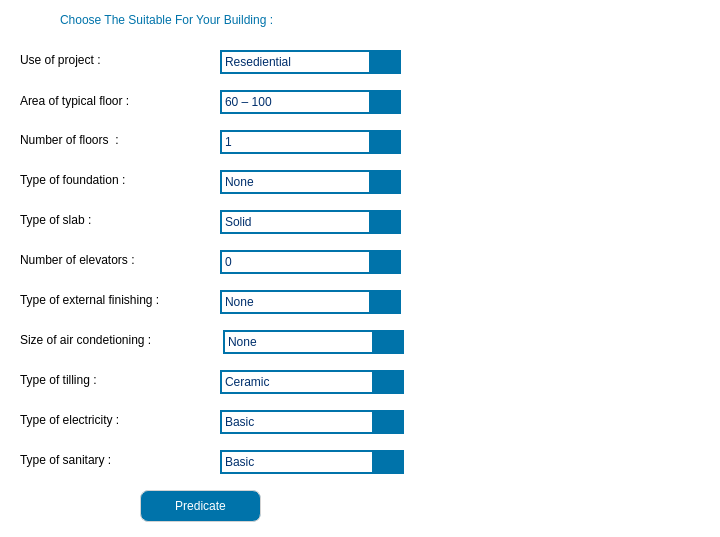
<?xml version="1.0" encoding="UTF-8"?>
<ui version="4.0">
 <class>Form</class>
 <widget class="QWidget" name="Form">
  <property name="geometry">
   <rect>
    <x>0</x>
    <y>0</y>
    <width>720</width>
    <height>537</height>
   </rect>
  </property>
  <property name="windowTitle">
   <string>Cost estimation for building construction </string>
  </property>
  <property name="styleSheet">
   <string notr="true">/*  ---------------------------- ALL OTHERS WIDGETS ---------------------------- */
*{

selection-background-color: rgb(67, 128, 179);
selection-color: rgb(255, 255, 255);
}

/*  ---------------------------- MAIN WINDOW, WIDGET ---------------------------- */
QMainWindow,QWidget
{
background-color: rgb(255, 255, 255);
color:rgb(0,0,0);

}
QMainWindow{
background-image: url(:/dark_blue/img/building.png);

}
/*  ---------------------------- MENU BAR ---------------------------- */
QMenuBar
{
color:rgb(120,120,120);
background:rgb(230,230,230);
}
QMenuBar::item:selected
{
color:rgb(100,100,100);
background:rgb(200,200,200);
}
/*...lable...*/
QLabel{
background-color: rgb(255, 255, 255);
}
/*  ---------------------------- CONTEXT MENU ---------------------------- */
QMenu
{
color:rgb(90,90,90);
background:rgb(230,230,230);
padding: 3;
}
QMenu::item:selected
{
color:rgb(90,90,90);
background:rgb(200,200,200);
}
QMenu::separator {
background:rgb(200,200,200);
height:1px;
}


/*  ---------------------------- Q TAB BAR ---------------------------- */
QTabBar::tab {
color:rgb(150,150,150);
background:rgb(240,240,240);
height:30;
width:80;
border: rgb(240,240,240);
border-width: 0 0 2px 0;
padding-left:10;
}

QTabBar::tab:selected {
background:white;
color:rgb(100,100,100);
border: solid rgb(0,150,255);
border-width: 0 0 5px 0;
}
QTableWidget QTableCornerButton::section {
background-color: rgb(255, 255, 255);
}
/*-----------------------------------------------------------------
------------------------------ LINE_EDIT --------------------------
------------------------------ TEXT BROWSER -----------------------
------------------------------ TEXT_EDIT---------------------------
------------------------------ PLAIN_TEXT -------------------------
------------------------------------------------------------------- */
QLineEdit,QTextBrowser,QTextEdit,QPlainTextEdit
{
color:rgb(20,20,20);
background-color:white;
border: solid lightgrey;
border-width: 0 0 2px 0;
border-bottom-left-radius: 5;
border-bottom-right-radius: 5;
}

QLineEdit:disabled
{
color:rgb(160, 150, 150);
background-color:rgb(255, 240, 240);
border: solid rgb(253, 14, 14);
border-width: 0 0 2px 0;
border-bottom-left-radius: 5;
border-bottom-right-radius: 5;
}

/*  ---------------------------- COMBO BOX ----------------------------*/
QComboBox
{
font: 75 italic 10pt &quot;Arial&quot;;
color:#002f6c;
background-color:4f83cc;
min-width: 9px;
padding: 1px 0px 1px 3px;
border: 2px solid rgb(0,115,170);

}

QComboBox:hover
{
color:#002f6c;
background-color: white;
}

QComboBox:selected
{
color:rgb(0,115,170);
selection-background-color: rgb(255, 255, 255);
}

QComboBox::drop-down
{
width: 30px;
	color: rgb(0, 0, 0);
background-color:rgb(0,115,170);
}

QComboBox::down-arrow
{
color: rgb(0, 0, 0);
image: url(:/dark_blue/img/branch_open.png);
width: 14px;
height: 14px;
}


/* -------------------------------- CHECK BOX ----------------------------------------- */
QCheckBox
{
background: rgb(255, 255, 255);
color:rgb(25, 29, 32);
padding: 6;
}
/* ----------------------------  TOOL BOX  ----------------------------  */
QToolBox::tab
{
color:darkgrey;
background:lightgrey;
}
QToolBox::tab::selected
{
color:grey;
background:rgb(250, 250,250);
}
QToolBox::tab::hover
{
color:white;
background:rgb(0,115,170);
}
/*  ---------------------------- PROGRESS BAR ---------------------------- */
QProgressBar {
color:grey;
text-align: center;
font-size:13px;
}
QProgressBar::chunk {
background:rgb(0, 193, 50);
}
/*  ---------------------------- PUSHBUTTON ---------------------------- */
QPushButton
{
border: 1px solid lightgrey;
color:white;
background:rgb(0,115,170);
min-height:30;
min-width: 50;
}
QPushButton:hover
{
border: 1px solid lightgrey;
color:white;
background:rgb(0, 120, 210);
}

QPushButton:pressed
{
border: 1px solid lightgrey;
color:white;
background:rgb(0, 53, 100);
}
/*  ----------------------------  LCD NUMBER ---------------------------- */
QLCDNumber
{
color:rgb(0,115,170);
border:2 solid rgb(100,100,100);
}
/*  ---------------------------- TABLE_LIST_TABLE ---------------------------- */
QTableView,
QTableWidget
{
alternate-background-color: rgb(240, 250, 255);
}
QTreeView
{
background: rgb(250,250,250);
color: rgb(180,180,180);
}
QTableView::item:selected, 
QListView::item:selected,
QTableView::item:hover, 
QListView::item:hover, 
QTreeView::item:hover
{
background:rgb(0,115,170);
color:rgb(250,250,250);
}
QTableView::item, 
QListView::item, 
QTreeView::item
{
color:rgb(100,100,100);
}
QTreeView::item:selected,QListView::item:selected,QTableView::item:selected
{
color:rgb(37, 62, 71);
background:rgb(209, 241, 252);
}
/* QTreeView::item:has-children
{
background-color: rgb(0, 78, 134);
color: white;
border-bottom: 2px solid qlineargradient(spread:pad, x1:1, y1:0.5, x2:0, y2:0.5, stop:0 rgba(255, 255, 255, 0), stop:0.5 rgba(0, 150, 255, 255), stop:1 rgba(255, 255, 255, 0));
}
*/
/*  ---------------------------- HEADER VIEW ---------------------------- */
QHeaderView::section
{
color:rgb(133, 133, 133);
background:white;
border:transparent;
text-align:center;
padding:1;
}
/* ------------------------------- CALENDAR -------------------------------------------------- */
QCalendarView
{
color: rgb(20,20,20);
background-color: rgb(240,240,240);
alternate-background-color: rgb(0,115,170);
selection-background-color: white;
selection-color: black;
}
QAbstractItemView
{
color:rgb(200,200,200);
}


/* ---------------------------------------- SLIDER HORIZONTAL ----------------------------------------------- */


QSlider::groove:horizontal,QSlider::add-page:horizontal
{
background: rgb(255, 255, 255);
height: 27px;
}
QSlider::sub-page:horizontal {
height: 10px;
background: rgb(0,115,170);
}
QSlider::handle:horizontal {
margin-right: -10px;
margin-left: -10px;
background: rgb(0,115,170);
}
QSlider::handle:horizontal:hover {
background:rgb(0,115,170);
}

/* --------------------------------  VERTICAL SLIDER --------------------------------------------------------------  */

QSlider::handle
{
border-radius: 3px;
}

QSlider::groove:vertical,QSlider::add-page:vertical,QSlider::sub-page:vertical
{
width: 20px;
background: rgb(255, 255, 255);
}

QSlider::handle:vertical {
margin-top: -10px;
margin-bottom: -10px;
background: rgb(0,115,170);
}
QSlider::handle:vertical:hover {
background: rgb(0,115,170);
}

/* --------------------------------- SCROLLBAR HORIZONTAL --------------------------------------  */

QScrollBar::groove:horizontal{
background: white;
height: 17px;
}
QScrollBar::sub-page:horizontal,QScrollBar::add-page:horizontal  {
height: 10px;
background: rgb(255, 255, 255);
}
QScrollBar::handle:horizontal {
margin-right: -5px;
background: rgb(0,115,170);
}
QScrollBar::handle:horizontal:hover {
background: rgb(0,115,170);
}

/* --------------------------------------- SCROLLBAR VERTICAL ----------------------------------------------  */

/* SCROLLBAR */
QScrollBar:vertical {
background: white;
width: 15px;
margin: 22px 0 22px 0;
}
/* HANDLE*/
QScrollBar::handle:vertical {
background: rgb(0,115,170);
min-height: 20px;
}

/* UP ARROW */
QScrollBar::up-arrow:vertical {
image: url(assets/UI/Icons/interface_icons/arrow_up.png);
width: 10px;
height: 10px;
}
/* DOWN ARROW */
QScrollBar::down-arrow:vertical {
image: url(assets/UI/Icons/interface_icons/arrow_down.png);
width: 10px;
height: 10px;
}
/* UP BUTTON */
QScrollBar::sub-line:vertical {
background: rgb(0,115,170);
height: 20px;
subcontrol-position: top;
subcontrol-origin: margin;
}
/* DOWN BUTTON */
QScrollBar::add-line:vertical {
background: rgb(0,115,170);
height: 20px;
subcontrol-position: bottom;
subcontrol-origin: margin;
}
/* SUBPAGES - ADDPAGE */
QScrollBar::add-page:vertical, QScrollBar::sub-page:vertical {
background: none;
}
/* ---------------------------------- Q TOOL BAR -------------------------------------------------------- */
/* TOOLBAR REGION */
QToolBar {
background: rgb(35,40,45);
spacing: 20;

}
/* SEPARATOR */
QToolBar:separator
{
background: rgb(80, 80, 80);
height: 2;
}
/* QToolBar QToolButton { 
    width: 100px;
} */
/* -----------------------------------------------Q TOOL BUTTON------------------------------------------- */
/* BUTTON */
QToolButton
{
color: rgb(255, 255, 255);
background:rgb(35,40,45);
}

QToolButton:hover,QToolButton:pressed
{
background-color: rgb(64, 73, 82);
}

QMessageBox QLabel
{
color: red;
}</string>
  </property>
  <widget class="QLabel" name="label_2">
   <property name="geometry">
    <rect>
     <x>60</x>
     <y>10</y>
     <width>311</width>
     <height>20</height>
    </rect>
   </property>
   <property name="styleSheet">
    <string notr="true">font: 75 italic 12pt &quot;Century Schoolbook&quot;;
background-colorr: rgb(255, 255, 255);
color:rgb(0,115,170);
</string>
   </property>
   <property name="text">
    <string>Choose The Suitable For Your Building :</string>
   </property>
  </widget>
  <widget class="QPushButton" name="button">
   <property name="geometry">
    <rect>
     <x>140</x>
     <y>490</y>
     <width>121</width>
     <height>32</height>
    </rect>
   </property>
   <property name="styleSheet">
    <string notr="true">font: 75 12pt &quot;Arial&quot;;
border-radius:8px;</string>
   </property>
   <property name="text">
    <string>Predicate</string>
   </property>
  </widget>
  <widget class="QLabel" name="label_13">
   <property name="geometry">
    <rect>
     <x>20</x>
     <y>50</y>
     <width>101</width>
     <height>20</height>
    </rect>
   </property>
   <property name="styleSheet">
    <string notr="true">font: 12pt &quot;Modern No. 20&quot;;
color: rgb(0, 0, 0);

</string>
   </property>
   <property name="text">
    <string>Use of project :</string>
   </property>
  </widget>
  <widget class="QLabel" name="label">
   <property name="geometry">
    <rect>
     <x>20</x>
     <y>90</y>
     <width>141</width>
     <height>21</height>
    </rect>
   </property>
   <property name="styleSheet">
    <string notr="true">font: 12pt &quot;Modern No. 20&quot;;
color: rgb(0, 0, 0);
</string>
   </property>
   <property name="text">
    <string>Area of typical floor :</string>
   </property>
  </widget>
  <widget class="QLabel" name="label_4">
   <property name="geometry">
    <rect>
     <x>20</x>
     <y>130</y>
     <width>131</width>
     <height>20</height>
    </rect>
   </property>
   <property name="styleSheet">
    <string notr="true">font: 12pt &quot;Modern No. 20&quot;;

color: rgb(0, 0, 0);</string>
   </property>
   <property name="text">
    <string>Number of floors  :</string>
   </property>
  </widget>
  <widget class="QLabel" name="label_5">
   <property name="geometry">
    <rect>
     <x>20</x>
     <y>170</y>
     <width>141</width>
     <height>20</height>
    </rect>
   </property>
   <property name="styleSheet">
    <string notr="true">font: 12pt &quot;Modern No. 20&quot;;

</string>
   </property>
   <property name="text">
    <string>Type of foundation :</string>
   </property>
  </widget>
  <widget class="QLabel" name="label_6">
   <property name="geometry">
    <rect>
     <x>20</x>
     <y>210</y>
     <width>91</width>
     <height>20</height>
    </rect>
   </property>
   <property name="styleSheet">
    <string notr="true">font: 12pt &quot;Modern No. 20&quot;;

</string>
   </property>
   <property name="text">
    <string>Type of slab :</string>
   </property>
  </widget>
  <widget class="QLabel" name="label_7">
   <property name="geometry">
    <rect>
     <x>20</x>
     <y>250</y>
     <width>141</width>
     <height>20</height>
    </rect>
   </property>
   <property name="styleSheet">
    <string notr="true">font: 12pt &quot;Modern No. 20&quot;;

</string>
   </property>
   <property name="text">
    <string>Number of elevators :</string>
   </property>
  </widget>
  <widget class="QLabel" name="label_8">
   <property name="geometry">
    <rect>
     <x>20</x>
     <y>290</y>
     <width>191</width>
     <height>20</height>
    </rect>
   </property>
   <property name="styleSheet">
    <string notr="true">font: 12pt &quot;Modern No. 20&quot;;
background-color:4f83cc;
</string>
   </property>
   <property name="text">
    <string>Type of external finishing :</string>
   </property>
  </widget>
  <widget class="QLabel" name="label_9">
   <property name="geometry">
    <rect>
     <x>20</x>
     <y>330</y>
     <width>171</width>
     <height>20</height>
    </rect>
   </property>
   <property name="styleSheet">
    <string notr="true">font: 12pt &quot;Modern No. 20&quot;;

</string>
   </property>
   <property name="text">
    <string>Size of air condetioning :</string>
   </property>
  </widget>
  <widget class="QLabel" name="label_10">
   <property name="geometry">
    <rect>
     <x>20</x>
     <y>370</y>
     <width>111</width>
     <height>20</height>
    </rect>
   </property>
   <property name="styleSheet">
    <string notr="true">font: 12pt &quot;Modern No. 20&quot;;


</string>
   </property>
   <property name="text">
    <string>Type of tilling :</string>
   </property>
  </widget>
  <widget class="QLabel" name="label_11">
   <property name="geometry">
    <rect>
     <x>20</x>
     <y>410</y>
     <width>131</width>
     <height>20</height>
    </rect>
   </property>
   <property name="styleSheet">
    <string notr="true">font: 12pt &quot;Modern No. 20&quot;;

</string>
   </property>
   <property name="text">
    <string>Type of electricity :</string>
   </property>
  </widget>
  <widget class="QLabel" name="label_12">
   <property name="geometry">
    <rect>
     <x>20</x>
     <y>450</y>
     <width>121</width>
     <height>20</height>
    </rect>
   </property>
   <property name="styleSheet">
    <string notr="true">font: 12pt &quot;Modern No. 20&quot;;

</string>
   </property>
   <property name="text">
    <string>Type of sanitary :</string>
   </property>
  </widget>
  <widget class="QComboBox" name="com1">
   <property name="geometry">
    <rect>
     <x>220</x>
     <y>50</y>
     <width>181</width>
     <height>24</height>
    </rect>
   </property>
   <item>
    <property name="text">
     <string>Resediential</string>
    </property>
   </item>
   <item>
    <property name="text">
     <string>Schools</string>
    </property>
   </item>
   <item>
    <property name="text">
     <string>School extension</string>
    </property>
   </item>
  </widget>
  <widget class="QComboBox" name="com2">
   <property name="geometry">
    <rect>
     <x>220</x>
     <y>90</y>
     <width>181</width>
     <height>24</height>
    </rect>
   </property>
   <item>
    <property name="text">
     <string>60 – 100</string>
    </property>
   </item>
   <item>
    <property name="text">
     <string>100 – 200</string>
    </property>
   </item>
   <item>
    <property name="text">
     <string>200 – 300</string>
    </property>
   </item>
   <item>
    <property name="text">
     <string>300 – 400</string>
    </property>
   </item>
   <item>
    <property name="text">
     <string>400 – 500</string>
    </property>
   </item>
   <item>
    <property name="text">
     <string>500 – 600</string>
    </property>
   </item>
   <item>
    <property name="text">
     <string>600 – 700</string>
    </property>
   </item>
   <item>
    <property name="text">
     <string>700 – 800</string>
    </property>
   </item>
   <item>
    <property name="text">
     <string>800 – 900 </string>
    </property>
   </item>
   <item>
    <property name="text">
     <string>900 – 1000</string>
    </property>
   </item>
   <item>
    <property name="text">
     <string>1000 – 1100</string>
    </property>
   </item>
   <item>
    <property name="text">
     <string>1100 – 1200 </string>
    </property>
   </item>
  </widget>
  <widget class="QComboBox" name="com3">
   <property name="geometry">
    <rect>
     <x>220</x>
     <y>130</y>
     <width>181</width>
     <height>24</height>
    </rect>
   </property>
   <item>
    <property name="text">
     <string>1</string>
    </property>
   </item>
   <item>
    <property name="text">
     <string>2</string>
    </property>
   </item>
   <item>
    <property name="text">
     <string>3</string>
    </property>
   </item>
   <item>
    <property name="text">
     <string>4</string>
    </property>
   </item>
   <item>
    <property name="text">
     <string>5</string>
    </property>
   </item>
   <item>
    <property name="text">
     <string>6</string>
    </property>
   </item>
   <item>
    <property name="text">
     <string>7</string>
    </property>
   </item>
   <item>
    <property name="text">
     <string>8</string>
    </property>
   </item>
  </widget>
  <widget class="QComboBox" name="com4">
   <property name="geometry">
    <rect>
     <x>220</x>
     <y>170</y>
     <width>181</width>
     <height>24</height>
    </rect>
   </property>
   <item>
    <property name="text">
     <string>None</string>
    </property>
   </item>
   <item>
    <property name="text">
     <string>Isolated</string>
    </property>
   </item>
   <item>
    <property name="text">
     <string>Strap</string>
    </property>
   </item>
   <item>
    <property name="text">
     <string>Piles</string>
    </property>
   </item>
   <item>
    <property name="text">
     <string>Mat</string>
    </property>
   </item>
  </widget>
  <widget class="QComboBox" name="com5">
   <property name="geometry">
    <rect>
     <x>220</x>
     <y>210</y>
     <width>181</width>
     <height>24</height>
    </rect>
   </property>
   <item>
    <property name="text">
     <string>Solid</string>
    </property>
   </item>
   <item>
    <property name="text">
     <string>Ribbed</string>
    </property>
   </item>
   <item>
    <property name="text">
     <string>Drop beams</string>
    </property>
   </item>
  </widget>
  <widget class="QComboBox" name="com6">
   <property name="geometry">
    <rect>
     <x>220</x>
     <y>250</y>
     <width>181</width>
     <height>24</height>
    </rect>
   </property>
   <item>
    <property name="text">
     <string>0</string>
    </property>
   </item>
   <item>
    <property name="text">
     <string>1</string>
    </property>
   </item>
   <item>
    <property name="text">
     <string>2</string>
    </property>
   </item>
  </widget>
  <widget class="QComboBox" name="com7">
   <property name="geometry">
    <rect>
     <x>220</x>
     <y>290</y>
     <width>181</width>
     <height>24</height>
    </rect>
   </property>
   <item>
    <property name="text">
     <string>None</string>
    </property>
   </item>
   <item>
    <property name="text">
     <string>Normal plaster</string>
    </property>
   </item>
   <item>
    <property name="text">
     <string>Marmarina</string>
    </property>
   </item>
   <item>
    <property name="text">
     <string>Natural stone</string>
    </property>
   </item>
  </widget>
  <widget class="QComboBox" name="com8">
   <property name="geometry">
    <rect>
     <x>223</x>
     <y>330</y>
     <width>181</width>
     <height>24</height>
    </rect>
   </property>
   <item>
    <property name="text">
     <string>None</string>
    </property>
   </item>
   <item>
    <property name="text">
     <string>Central AC+False ceiling</string>
    </property>
   </item>
   <item>
    <property name="text">
     <string>Split unit</string>
    </property>
   </item>
  </widget>
  <widget class="QComboBox" name="com9">
   <property name="geometry">
    <rect>
     <x>220</x>
     <y>370</y>
     <width>184</width>
     <height>24</height>
    </rect>
   </property>
   <item>
    <property name="text">
     <string>Ceramic</string>
    </property>
   </item>
   <item>
    <property name="text">
     <string>Terrazzo</string>
    </property>
   </item>
   <item>
    <property name="text">
     <string>Porcelain</string>
    </property>
   </item>
  </widget>
  <widget class="QComboBox" name="com10">
   <property name="geometry">
    <rect>
     <x>220</x>
     <y>410</y>
     <width>184</width>
     <height>24</height>
    </rect>
   </property>
   <item>
    <property name="text">
     <string>Basic</string>
    </property>
   </item>
   <item>
    <property name="text">
     <string>Luxury</string>
    </property>
   </item>
  </widget>
  <widget class="QComboBox" name="com11">
   <property name="geometry">
    <rect>
     <x>220</x>
     <y>450</y>
     <width>184</width>
     <height>24</height>
    </rect>
   </property>
   <item>
    <property name="text">
     <string>Basic</string>
    </property>
   </item>
   <item>
    <property name="text">
     <string>Luxury</string>
    </property>
   </item>
  </widget>
  <widget class="QLabel" name="label_15">
   <property name="geometry">
    <rect>
     <x>430</x>
     <y>0</y>
     <width>361</width>
     <height>541</height>
    </rect>
   </property>
   <property name="styleSheet">
    <string notr="true">image: url(:/dark_blue/img/1.png);</string>
   </property>
   <property name="text">
    <string/>
   </property>
  </widget>
  <zorder>button</zorder>
  <zorder>label_13</zorder>
  <zorder>label</zorder>
  <zorder>label_4</zorder>
  <zorder>label_5</zorder>
  <zorder>label_6</zorder>
  <zorder>label_7</zorder>
  <zorder>label_8</zorder>
  <zorder>label_9</zorder>
  <zorder>label_10</zorder>
  <zorder>label_11</zorder>
  <zorder>label_12</zorder>
  <zorder>com1</zorder>
  <zorder>com2</zorder>
  <zorder>com3</zorder>
  <zorder>com4</zorder>
  <zorder>com5</zorder>
  <zorder>com6</zorder>
  <zorder>com7</zorder>
  <zorder>com8</zorder>
  <zorder>com9</zorder>
  <zorder>com10</zorder>
  <zorder>com11</zorder>
  <zorder>label_2</zorder>
  <zorder>label_15</zorder>
 </widget>
 <resources>
  <include location="../../Downloads/Compressed/pyqt-stylesheets-master/pyqtcss/src/dark_blue/style.qrc"/>
  <include location="../dark_blue/style.qrc"/>
 </resources>
 <connections/>
</ui>
